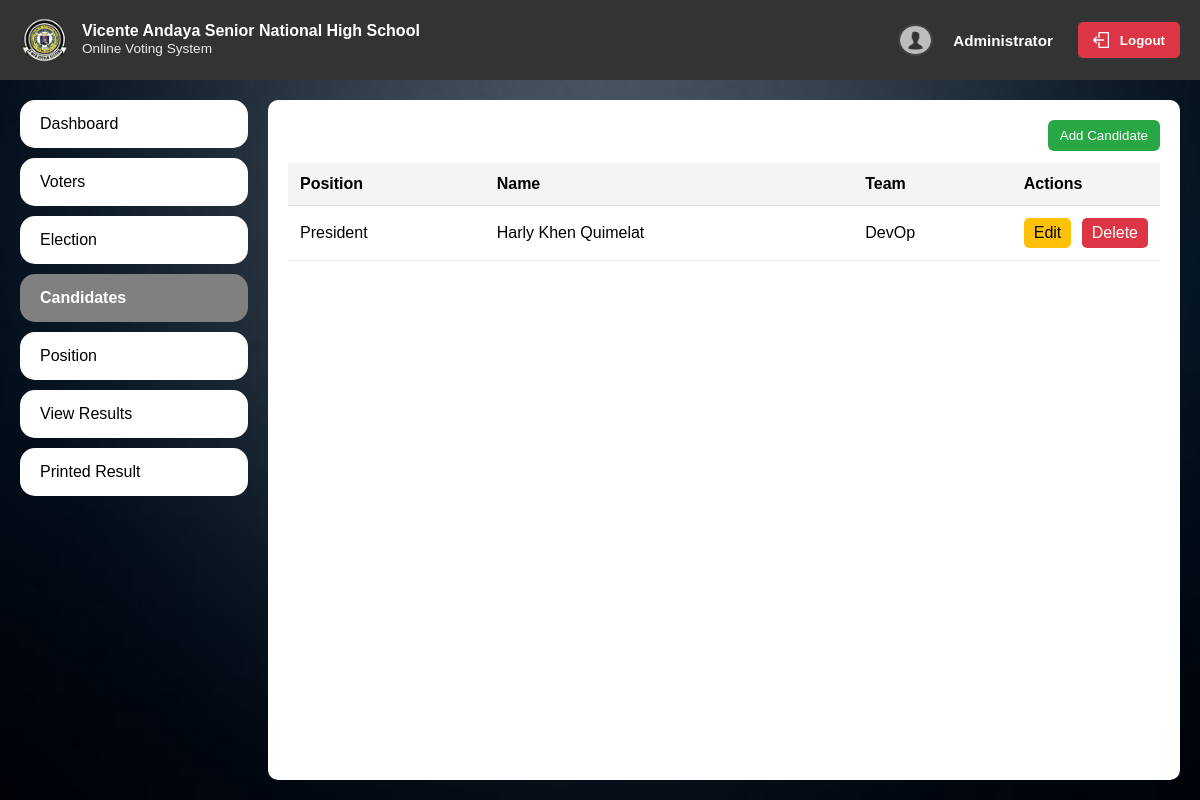
Before: /admin/candidates with the older database file.
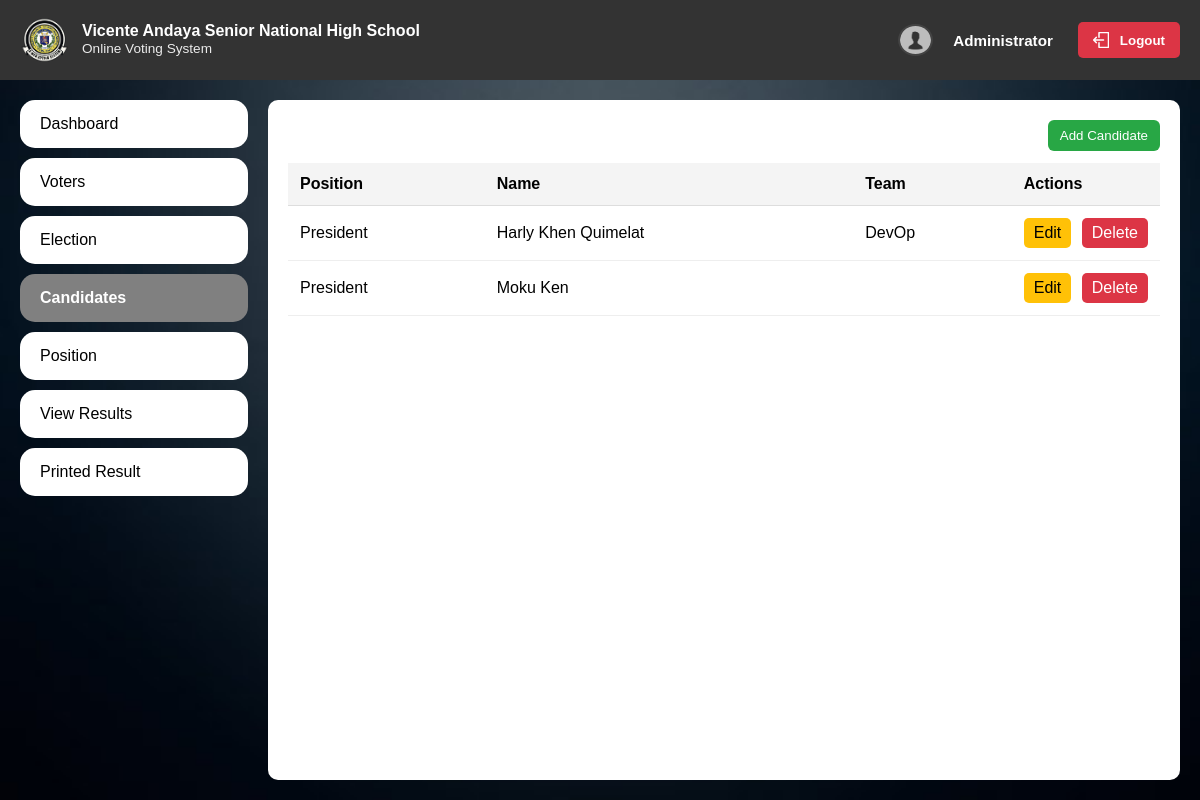
After: the same page with the newer database file.
### run.py (models this page shows)
class Candidate(db.Model):
    id = db.Column(db.Integer, primary_key=True)
    full_name = db.Column(db.String(255), nullable=False)
    photo_filename = db.Column(db.String(255), nullable=True)
    position = db.Column(db.String(120), nullable=False)
    party = db.Column(db.String(120), nullable=True)
    bio = db.Column(db.Text, nullable=True)
    election_id = db.Column(db.Integer, db.ForeignKey('election.id'), nullable=True)

### run.py (the view)
@app.route('/admin/candidates')
def admin_candidates():
    candidates = Candidate.query.order_by(Candidate.position.asc(), Candidate.full_name.asc()).all()
    positions = []
    try:
        positions = Position.query.order_by(Position.title.asc()).all()
    except Exception:
        positions = []
    elections = Election.query.order_by(Election.start_date.desc()).all()
    return render_template('admin/candidates.html', candidates=candidates, positions=positions, elections=elections)

### templates/admin/candidates.html (shortened to what this page needs)
<!DOCTYPE html>
<html lang="en">
<head>
</head>
<body>
    {% include 'partials/admin_navbar.html' %}
    <div class="main">
        <div class="left">
            <a href="{{ url_for('admin_dashboard') }}">Dashboard</a>
            <a href="{{ url_for('admin_voters') }}">Voters</a>
            <a href="{{ url_for('admin_elections') }}">Election</a>
            <a href="{{ url_for('admin_candidates') }}" class="active">Candidates</a>
            <a href="{{ url_for('admin_position') }}">Position</a>
            <a href="#">View Results</a>
            <a href="#">Printed Result</a>
        </div>
        <div class="right">
            <div class="candidates-list">
                <div style="display:flex; justify-content: flex-end; margin-bottom: 12px;">
                    <button id="openCandidateModal" style="padding: 8px 12px; background: #28a745; color: white; border: none; border-radius: 6px; cursor: pointer;">Add Candidate</button>
                </div>
                <table class="data-table">
                    <thead>
                        <tr>
                            <th>Position</th>
                            <th>Name</th>
                            <th>Team</th>
                            <th class="actions-col">Actions</th>
                        </tr>
                    </thead>
                    <tbody>
                        {% if candidates and candidates|length > 0 %}
                            {% for c in candidates %}
                                <tr>
                                    <td>{{ c.position }}</td>
                                    <td>{{ c.full_name }}</td>
                                    <td>{{ c.party or '' }}</td>
                                    <td class="actions-col">
                                        <a href="#" class="btn-edit" data-id="{{ c.id }}" data-full_name="{{ c.full_name|e }}" data-position="{{ c.position|e }}" data-party="{{ c.party|e if c.party else '' }}" data-bio="{{ c.bio|e if c.bio else '' }}" data-photo="{{ c.photo_filename or '' }}" data-election="{{ c.election_id or '' }}" style="padding:6px 10px; background:#ffc107; color:#000; text-decoration:none; border-radius:5px; margin-right:6px;">Edit</a>
                                        <a href="#" class="btn-delete" data-id="{{ c.id }}" style="padding:6px 10px; background:#dc3545; color:#fff; text-decoration:none; border-radius:5px;">Delete</a>
                                    </td>
                                </tr>
                            {% endfor %}
                        {% else %}
                            <tr><td colspan="4">No candidates yet.</td></tr>
                        {% endif %}
                    </tbody>
                </table>
            </div>
        </div>
    </div>
</body>
</html>

Changed rows visible on the page:
added Candidate: position "President", full_name "Moku Ken"
